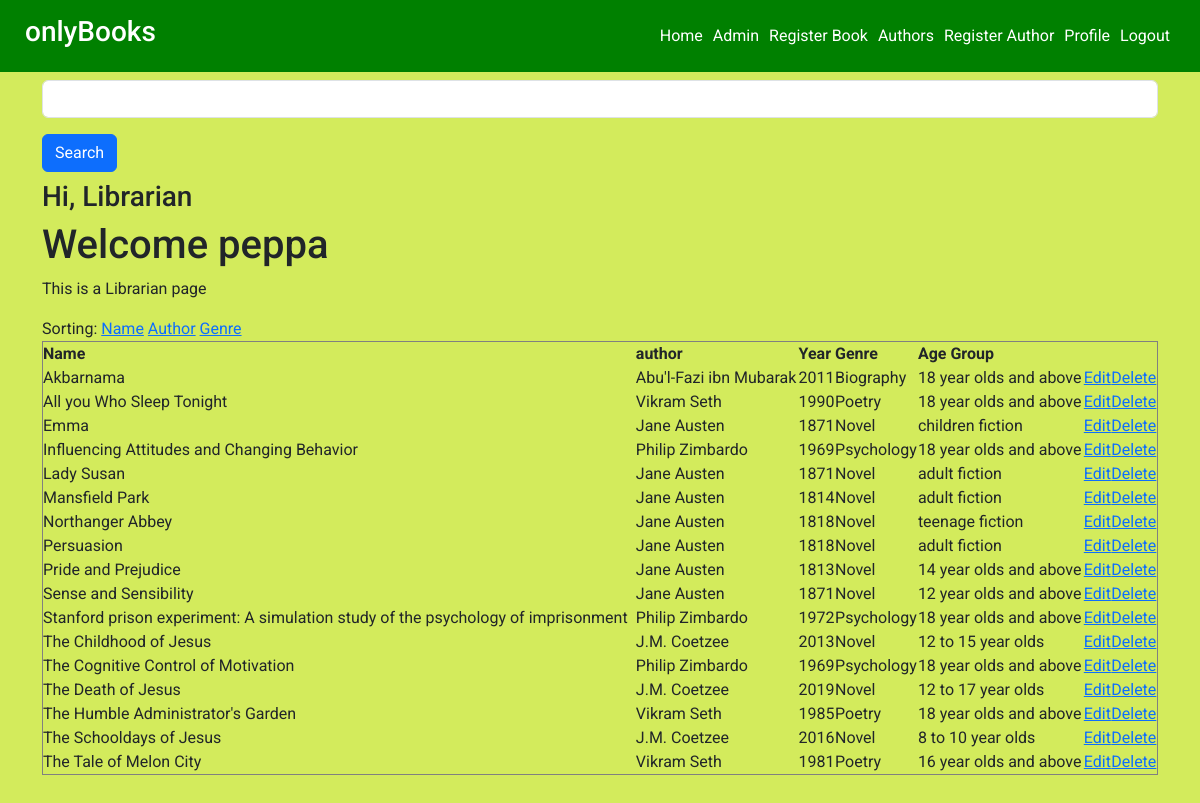
Screenshot of /admin.php (signed in) with the database file from the repository.
### tables this page shows
CREATE TABLE `books` (
  `book_id` int(11) NOT NULL,
  `book_name` varchar(255) NOT NULL,
  `book_year` int(11) NOT NULL,
  `book_genre` varchar(255) NOT NULL,
  `book_age_group` varchar(255) NOT NULL,
  `author_id` int(11) DEFAULT NULL,
  `loan_user_id` int(11) NOT NULL DEFAULT -1
);

CREATE TABLE `authors` (
  `author_id` int(11) NOT NULL,
  `author_name` varchar(255) NOT NULL,
  `author_age` varchar(255) NOT NULL,
  `author_genre` varchar(255) NOT NULL
);

### classes/book.php (called while the page is built, shortened)
<?php
    class Book{
        private $id;
        private $name;
        private $year;
        private $genre;
        private $ageGroup;
        private $authorName;
        function getId() {
            return $this->id;
        }
        function getName() {
            return $this->name;
        }
        function getYear() {
            return $this->year;
        }
        function getGenre() {
            return $this->genre;
        }
        function getAgeGroup() {
            return $this->ageGroup;
        }
        function getAuthorName() {
            return $this->authorName;
        }
        function setId($id) {
            $this->id = $id;
        }
        function setName($name) {
            $this->name = $name;
        }
        function setYear($year) {
            $this->year = $year;
        }
        function setGenre($genre) {
            $this->genre = $genre;
        }
        function setAgeGroup($ageGroup) {
            $this->ageGroup = $ageGroup;
        }
        function setAuthorName($authorName) {
            $this->authorName = $authorName;
        }
    }
?>

### admin.php (the view, shortened to what this page needs)
<?php
$sortMethod="name";
if (isset($_SESSION['userId'])) {
    if (isset($_POST['search'])) {
        require('./config/db.php');
        $searchString = "%" . filter_var($_POST["searchText"], FILTER_SANITIZE_STRING) . "%";
        if ($sortMethod == 'name') {
            $stmt = $pdo->prepare('SELECT books.book_id, books.book_name, authors.author_name ,books.book_year, books.book_genre, books.book_age_group FROM books INNER JOIN authors ON books.author_id=authors.author_id WHERE books.book_name LIKE :ss OR authors.author_name LIKE :ss ORDER BY book_name');
        } elseif ($sortMethod == 'author') {
            $stmt = $pdo->prepare('SELECT books.book_id, books.book_name, authors.author_name ,books.book_year, books.book_genre, books.book_age_group FROM books INNER JOIN authors ON books.author_id=authors.author_id WHERE books.book_name LIKE :ss OR authors.author_name LIKE :ss ORDER BY author_name');
        } elseif ($sortMethod == 'genre') {
            $stmt = $pdo->prepare('SELECT books.book_id, books.book_name, authors.author_name ,books.book_year, books.book_genre, books.book_age_group FROM books INNER JOIN authors ON books.author_id=authors.author_id WHERE books.book_name LIKE :ss OR authors.author_name LIKE :ss ORDER BY book_genre ');
        }
        $stmt->bindValue(':ss', $searchString);
        $stmt->execute();
    } else {
        require('./config/db.php');
        if ($sortMethod == 'name') {
        $stmt = $pdo->prepare('SELECT books.book_id, books.book_name, authors.author_name ,books.book_year, books.book_genre, books.book_age_group FROM books INNER JOIN authors ON books.author_id=authors.author_id ORDER BY book_name');
        } elseif ($sortMethod == 'author') {
        $stmt = $pdo->prepare('SELECT books.book_id, books.book_name, authors.author_name ,books.book_year, books.book_genre, books.book_age_group FROM books INNER JOIN authors ON books.author_id=authors.author_id ORDER BY author_name');
        } elseif ($sortMethod == 'genre') {
        $stmt = $pdo->prepare('SELECT books.book_id, books.book_name, authors.author_name ,books.book_year, books.book_genre, books.book_age_group FROM books INNER JOIN authors ON books.author_id=authors.author_id ORDER BY book_genre');
        }
        $stmt->execute();
    }
    $books = $stmt->fetchAll();
    ?>
    <!DOCTYPE html>
    <html lang="en">
    <head>
        <link rel="stylesheet" href="css/styles.css">
    </head>
    <body>
        <div class="container">
            <div class="content">
                <form method="post" name="searchForm" action="admin.php">
                    <input type="text" name="searchText" class="form-control mt-2" />
                    <button name="search" type="submit" class="btn btn-primary mt-3 mb-2">Search</button>
                </form>
                <h3>Hi, <span>Librarian</span></h3>
                <h1>Welcome <span>
                        <?php echo $_SESSION['userName'] ?>
                    </span></h1>
                <p>This is a Librarian page</p>
            </div>
            <div>
                Sorting:
                <a href="admin.php?sorting=name">Name</a>
                <a href="admin.php?sorting=author">Author</a>
                <a href="admin.php?sorting=genre">Genre</a>
            </div>
            <div>
                <table border="1" width="100%">
                    <tr>
                        <th>Name</th>
                        <th>author</th>
                        <th>Year</th>
                        <th>Genre</th>
                        <th>Age Group</th>
                    </tr>
                    <?php
                    foreach ($books as $book_item) {
                        $book = new Book();
                        $book->setId($book_item->book_id);
                        $book->setName($book_item->book_name);
                        $book->setYear($book_item->book_year);
                        $book->setGenre($book_item->book_genre);
                        $book->setAgeGroup($book_item->book_age_group);
                        $book->setAuthorName($book_item->author_name);
                        echo "<tr>";
                        echo "<td>" . $book->getName() . "</td>";
                        echo "<td>" . $book->getAuthorName() . "</td>";
                        echo "<td>" . $book->getYear() . "</td>";
                        echo "<td>" . $book->getGenre() . "</td>";
                        echo "<td>" . $book->getAgeGroup() . "</td>";
                        echo "<td><a href='editBook.php?book_id=" . $book->getId() . "'>Edit</a></td>";
                        echo "<td><a href='deleteBook.php?book_id=" . $book->getId() . "'>Delete</a></td>";
                        echo "</tr>";
                    }
}
?>
            </table>
        </div>
    </div>
</body>
</html>

### css/styles.css (style rules this page uses)
* { margin: 0; padding: 0; box-sizing: border-box; font-family: 'Roboto', sans-serif; }
body { background-color: rgb(211, 235, 92); }
nav { background-color: green; padding: 15px 25px; display: flex; justify-content: space-between; align-items: center; color: #fff; }
nav ul { display: flex; justify-content: space-around; align-items: center; margin-bottom: 0; }
ul li { list-style: none; }
nav a { text-decoration: none; color: #fff; margin-right: 5px; margin-left: 5px; }
.container { padding-bottom: 50px; }

### rows the page displays
books: book_name "Akbarnama", author.author_name "Abu'l-Fazi ibn Mubarak", book_year "2011", book_genre "Biography", book_age_group "18 year olds and above"
books: book_name "All you Who Sleep Tonight", author.author_name "Vikram Seth", book_year "1990", book_genre "Poetry", book_age_group "18 year olds and above"
books: book_name "Emma", author.author_name "Jane Austen", book_year "1871", book_genre "Novel", book_age_group "children fiction"
books: book_name "Influencing Attitudes and Changing Behavior", author.author_name "Philip Zimbardo", book_year "1969", book_genre "Psychology", book_age_group "18 year olds and above"
books: book_name "Lady Susan", author.author_name "Jane Austen", book_year "1871", book_genre "Novel", book_age_group "adult fiction"
books: book_name "Mansfield Park", author.author_name "Jane Austen", book_year "1814", book_genre "Novel", book_age_group "adult fiction"
books: book_name "Northanger Abbey", author.author_name "Jane Austen", book_year "1818", book_genre "Novel", book_age_group "teenage fiction"
books: book_name "Persuasion", author.author_name "Jane Austen", book_year "1818", book_genre "Novel", book_age_group "adult fiction"
books: book_name "Pride and Prejudice", author.author_name "Jane Austen", book_year "1813", book_genre "Novel", book_age_group "14 year olds and above"
books: book_name "Sense and Sensibility", author.author_name "Jane Austen", book_year "1871", book_genre "Novel", book_age_group "12 year olds and above"
books: book_name "Stanford prison experiment: A simulation study of the psychology of imprisonment", author.author_name "Philip Zimbardo", book_year "1972", book_genre "Psychology", book_age_group "18 year olds and above"
books: book_name "The Childhood of Jesus", author.author_name "J.M. Coetzee", book_year "2013", book_genre "Novel", book_age_group "12 to 15 year olds"
books: book_name "The Cognitive Control of Motivation", author.author_name "Philip Zimbardo", book_year "1969", book_genre "Psychology", book_age_group "18 year olds and above"
books: book_name "The Death of Jesus", author.author_name "J.M. Coetzee", book_year "2019", book_genre "Novel", book_age_group "12 to 17 year olds"
books: book_name "The Humble Administrator's Garden", author.author_name "Vikram Seth", book_year "1985", book_genre "Poetry", book_age_group "18 year olds and above"
books: book_name "The Schooldays of Jesus", author.author_name "J.M. Coetzee", book_year "2016", book_genre "Novel", book_age_group "8 to 10 year olds"
books: book_name "The Tale of Melon City", author.author_name "Vikram Seth", book_year "1981", book_genre "Poetry", book_age_group "16 year olds and above"

### other values shown
$_SESSION['userName'] "peppa"
